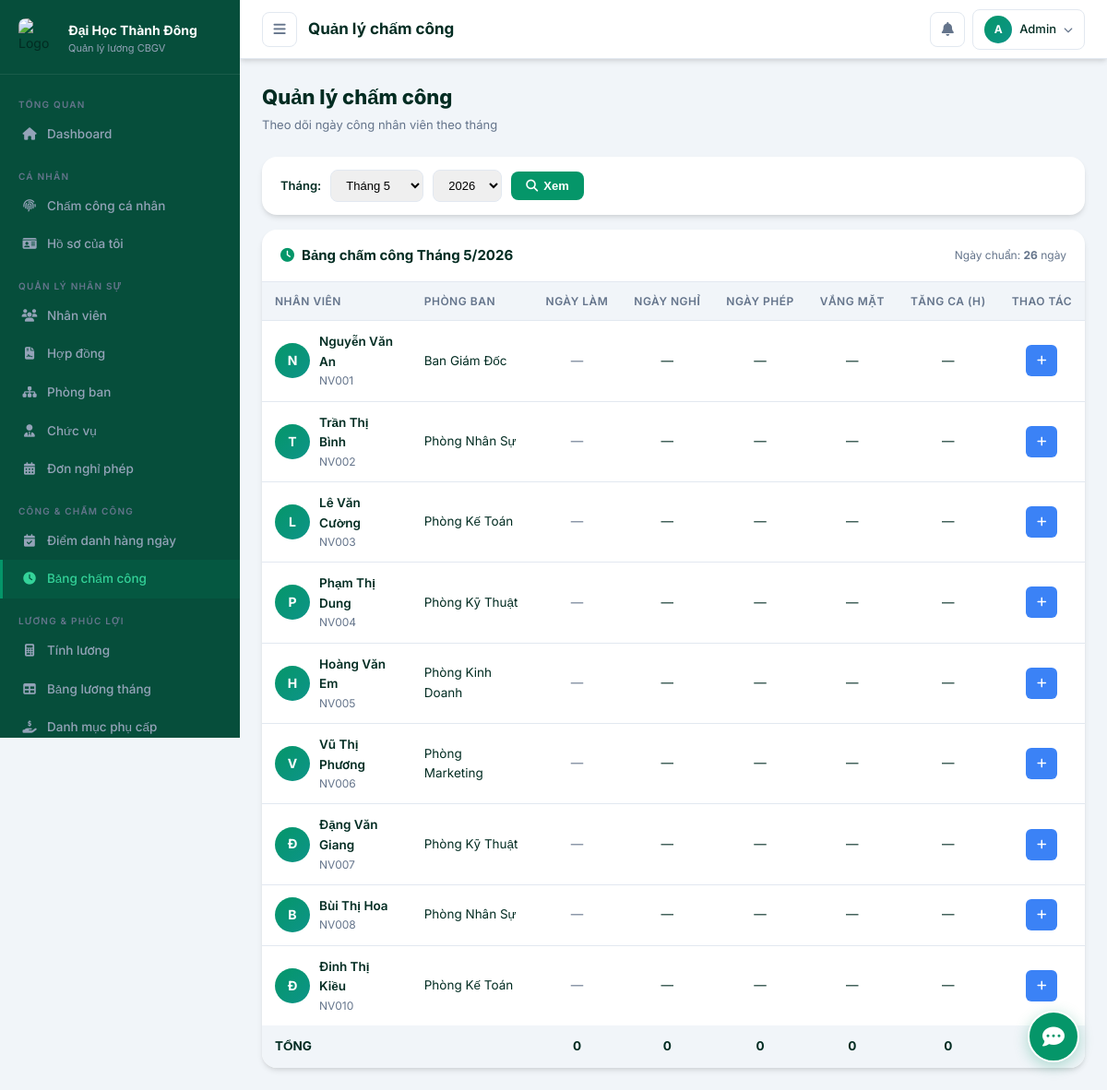
The app's page /admin/pages/timekeeping.php (signed in) with its own data.
### tables this page shows
CREATE TABLE IF NOT EXISTS nhan_vien (
    id INT AUTO_INCREMENT PRIMARY KEY,
    ma_nv VARCHAR(20) NOT NULL UNIQUE,
    ho_ten VARCHAR(100) NOT NULL,
    ngay_sinh DATE,
    gioi_tinh ENUM('Nam','Nữ','Khác') DEFAULT 'Nam',
    cccd VARCHAR(20),
    so_dien_thoai VARCHAR(15),
    email VARCHAR(100),
    dia_chi TEXT,
    id_phong_ban INT,
    id_chuc_vu INT,
    luong_co_ban DECIMAL(15,2) DEFAULT 0,
    ngay_vao_lam DATE,
    trang_thai ENUM('Đang làm','Nghỉ việc','Tạm nghỉ') DEFAULT 'Đang làm',
    hinh_anh VARCHAR(255) DEFAULT NULL,
    ngay_tao TIMESTAMP DEFAULT CURRENT_TIMESTAMP,
    FOREIGN KEY (id_phong_ban) REFERENCES phong_ban(id) ON DELETE SET NULL,
    FOREIGN KEY (id_chuc_vu) REFERENCES chuc_vu(id) ON DELETE SET NULL
);

CREATE TABLE IF NOT EXISTS phong_ban (
    id INT AUTO_INCREMENT PRIMARY KEY,
    ma_pb VARCHAR(20) NOT NULL UNIQUE,
    ten_pb VARCHAR(100) NOT NULL,
    mo_ta TEXT,
    truong_phong INT DEFAULT NULL,
    trang_thai TINYINT(1) DEFAULT 1,
    ngay_tao TIMESTAMP DEFAULT CURRENT_TIMESTAMP
);

### includes/functions.php (called while the page is built, shortened)
<?php
function clean($data) {
    return htmlspecialchars($data ?? '', ENT_QUOTES, 'UTF-8');
}

### admin/pages/timekeeping.php (the view, shortened to what this page needs)
<?php
require_once __DIR__ . '/../../includes/functions.php';
$db = getDB();
$thang = (int)($_GET['thang'] ?? date('n'));
$nam = (int)($_GET['nam'] ?? date('Y'));
$stmt = $db->prepare("
    SELECT nv.id, nv.ma_nv, nv.ho_ten, nv.luong_co_ban,
           pb.ten_pb, cv.ten_cv,
           cc.id as cc_id, cc.so_ngay_lam, cc.so_ngay_nghi, cc.so_ngay_phep, cc.so_ngay_vang, cc.so_gio_tang_ca, cc.ghi_chu
    FROM nhan_vien nv
    LEFT JOIN phong_ban pb ON nv.id_phong_ban=pb.id
    LEFT JOIN chuc_vu cv ON nv.id_chuc_vu=cv.id
    LEFT JOIN cham_cong cc ON nv.id=cc.id_nhan_vien AND cc.thang=? AND cc.nam=?
    WHERE nv.trang_thai='Đang làm'
    ORDER BY nv.ma_nv
");
$stmt->execute([$thang, $nam]);
$list = $stmt->fetchAll();
$months = range(1, 12);
$years = range(date('Y') - 2, date('Y') + 1);
?>
<!DOCTYPE html>
<html lang="vi">
<head><meta charset="UTF-8"><meta name="viewport" content="width=device-width, initial-scale=1.0">
<link rel="stylesheet" href="../../assets/css/style.css">
<link rel="stylesheet" href="https://cdnjs.cloudflare.com/ajax/libs/font-awesome/6.5.0/css/all.min.css">
</head>
<body>
<div class="layout">
  <?php include '../includes/sidebar.php'; ?>
  <div class="main-content">
    <?php include '../includes/header.php'; ?>
    <div class="page-content">
      <div class="page-header">
        <div><h1>Quản lý chấm công</h1><p>Theo dõi ngày công nhân viên theo tháng</p></div>
      </div>
      <div class="card" style="margin-bottom:16px;">
        <div class="card-body" style="padding:14px 20px;">
          <form method="GET" style="display:flex;gap:10px;align-items:center;">
            <label style="font-weight:600;font-size:13px;">Tháng:</label>
            <select name="thang" class="filter-input">
              <?php foreach ($months as $m): ?>
              <option value="<?= $m ?>" <?= $m==$thang?'selected':'' ?>>Tháng <?= $m ?></option>
              <?php endforeach; ?>
            </select>
            <select name="nam" class="filter-input">
              <?php foreach ($years as $y): ?>
              <option value="<?= $y ?>" <?= $y==$nam?'selected':'' ?>><?= $y ?></option>
              <?php endforeach; ?>
            </select>
            <button type="submit" class="btn btn-primary"><i class="fas fa-search"></i> Xem</button>
          </form>
        </div>
      </div>
      <div class="card">
        <div class="card-header">
          <span class="card-title"><i class="fas fa-clock"></i> Bảng chấm công Tháng <?= $thang ?>/<?= $nam ?></span>
          <span style="font-size:12px;color:var(--gray);">Ngày chuẩn: <b><?= NGAY_CHUAN ?></b> ngày</span>
        </div>
        <div class="table-responsive">
          <table class="table">
            <thead>
              <tr>
                <th>Nhân viên</th>
                <th>Phòng ban</th>
                <th style="text-align:center;">Ngày làm</th>
                <th style="text-align:center;">Ngày nghỉ</th>
                <th style="text-align:center;">Ngày phép</th>
                <th style="text-align:center;">Vắng mặt</th>
                <th style="text-align:center;">Tăng ca (h)</th>
                <th style="text-align:center;">Thao tác</th>
              </tr>
            </thead>
            <tbody>
              <?php foreach ($list as $row): ?>
              <tr>
                <td>
                  <div class="nv-info">
                    <div class="avatar"><?= mb_substr($row['ho_ten'],0,1) ?></div>
                    <div><h4><?= clean($row['ho_ten']) ?></h4><p><?= clean($row['ma_nv']) ?></p></div>
                  </div>
                </td>
                <td><?= clean($row['ten_pb'] ?? '—') ?></td>
                <td style="text-align:center;">
                  <?php if ($row['cc_id']): ?>
                  <span style="font-weight:700;color:<?= $row['so_ngay_lam'] >= NGAY_CHUAN ? 'var(--success)' : 'var(--warning)' ?>;"><?= $row['so_ngay_lam'] ?></span>
                  <?php else: ?><span style="color:var(--gray);">—</span><?php endif; ?>
                </td>
                <td style="text-align:center;"><?= $row['cc_id'] ? $row['so_ngay_nghi'] : '—' ?></td>
                <td style="text-align:center;"><?= $row['cc_id'] ? $row['so_ngay_phep'] : '—' ?></td>
                <td style="text-align:center;">
                  <?php if ($row['cc_id']): ?>
                  <span style="color:<?= $row['so_ngay_vang'] > 0 ? 'var(--danger)' : 'inherit' ?>;"><?= $row['so_ngay_vang'] ?></span>
                  <?php else: ?>—<?php endif; ?>
                </td>
                <td style="text-align:center;"><?= $row['cc_id'] ? $row['so_gio_tang_ca'] : '—' ?></td>
                <td style="text-align:center;">
                  <button class="btn btn-sm btn-info btn-icon" data-tooltip="<?= $row['cc_id'] ? 'Sửa công' : 'Nhập công' ?>" onclick='openChamCong(<?= json_encode($row,JSON_UNESCAPED_UNICODE) ?>)'><i class="fas fa-<?= $row['cc_id'] ? 'edit' : 'plus' ?>"></i></button>
                </td>
              </tr>
              <?php endforeach; ?>
            </tbody>
            <tfoot>
              <tr style="background:var(--bg);font-weight:700;">
                <td colspan="2">TỔNG</td>
                <td style="text-align:center;"><?= array_sum(array_column($list, 'so_ngay_lam')) ?></td>
                <td style="text-align:center;"><?= array_sum(array_column($list, 'so_ngay_nghi')) ?></td>
                <td style="text-align:center;"><?= array_sum(array_column($list, 'so_ngay_phep')) ?></td>
                <td style="text-align:center;"><?= array_sum(array_column($list, 'so_ngay_vang')) ?></td>
                <td style="text-align:center;"><?= array_sum(array_column($list, 'so_gio_tang_ca')) ?></td>
                <td></td>
              </tr>
            </tfoot>
          </table>
        </div>
      </div>
    </div>
  </div>
</div>
</body></html>

### assets/css/style.css (style rules this page uses)
:root { --primary: #059669; --primary-dark: #047857; --primary-light: #34d399; --secondary: #0d9488; --success: #10b981; --warning: #f59e0b; --danger: #ef4444; --info: #3b82f6; --dark: #022c22; --dark2: #064e3b; --dark3: #065f46; --gray: #64748b; --gray-light: #94a3b8; --border: #e2e8f0; --bg: #f1f5f9; --white: #ffffff; --sidebar-w: 260px; --header-h: 64px; --radius: 16px; --radius-sm: 10px; --shadow: 0 4px 6px -1px rgba(0, 0, 0, 0.1), 0 2px 4px -1px rgba(0, 0, 0, 0.06); --shadow-md: 0 10px 15px -3px rgba(0, 0, 0, 0.1), 0 4px 6px -2px rgba(0, 0, 0, 0.05); --shadow-lg: 0 20px 25px -5px rgba(0, 0, 0, 0.1), 0 10px 10px -5px rgba(0, 0, 0, 0.04); --transition: all .3s cubic-bezier(0.4, 0, 0.2, 1); }
*, *::before, *::after { box-sizing: border-box; margin: 0; padding: 0; }
html { scroll-behavior: smooth; }
body { font-family: 'Inter', sans-serif; background: var(--bg); color: var(--dark); font-size: 14px; line-height: 1.6; min-height: 100vh; }
.layout { display: flex; min-height: 100vh; }
.main-content { margin-left: var(--sidebar-w); flex: 1; display: flex; flex-direction: column; min-height: 100vh; transition: var(--transition); }
.page-content { padding: 24px; flex: 1; }
.page-header { display: flex; align-items: center; justify-content: space-between; margin-bottom: 24px; }
.page-header h1 { font-size: 22px; font-weight: 800; color: var(--dark); }
.page-header p { font-size: 13px; color: var(--gray); margin-top: 2px; }
.card { background: var(--white); border-radius: var(--radius); box-shadow: var(--shadow); overflow: hidden; }
.card-header { padding: 16px 20px; border-bottom: 1px solid var(--border); display: flex; align-items: center; justify-content: space-between; }
.card-title { font-size: 15px; font-weight: 700; color: var(--dark); display: flex; align-items: center; gap: 8px; }
.card-title i { color: var(--primary); }
.card-body { padding: 20px; }
.table-responsive { overflow-x: auto; }
.table { width: 100%; border-collapse: collapse; font-size: 13.5px; }
.table th { background: var(--bg); padding: 11px 14px; font-weight: 600; text-align: left; color: var(--gray); font-size: 12px; text-transform: uppercase; letter-spacing: .5px; border-bottom: 1px solid var(--border); white-space: nowrap; }
.table td { padding: 12px 14px; border-bottom: 1px solid var(--border); color: var(--dark); vertical-align: middle; }
.table tr:last-child td { border-bottom: none; }
.btn { display: inline-flex; align-items: center; gap: 6px; padding: 8px 16px; border-radius: 8px; font-size: 13px; font-weight: 600; cursor: pointer; border: none; transition: var(--transition); outline: none; white-space: nowrap; }
.btn-primary { background: var(--primary); color: #fff; }
.btn-info { background: var(--info); color: #fff; }
.btn-sm { padding: 5px 10px; font-size: 12px; border-radius: 6px; }
.btn-icon { padding: 7px; width: 34px; height: 34px; justify-content: center; }
.filter-input { padding: 8px 12px; border: 1.5px solid var(--border); border-radius: 8px; font-size: 13px; outline: none; transition: var(--transition); }
.avatar { width: 38px; height: 38px; border-radius: 50%; background: linear-gradient(135deg, var(--primary), var(--secondary)); display: flex; align-items: center; justify-content: center; color: #fff; font-weight: 700; font-size: 14px; flex-shrink: 0; }
.nv-info { display: flex; align-items: center; gap: 10px; }
.nv-info h4 { font-size: 13.5px; font-weight: 600; }
.nv-info p { font-size: 12px; color: var(--gray); }
[data-tooltip] { position: relative; }
[data-tooltip]::after { content: attr(data-tooltip); position: absolute; bottom: calc(100% + 6px); left: 50%; transform: translateX(-50%); background: var(--dark); color: #fff; font-size: 11px; padding: 4px 8px; border-radius: 5px; white-space: nowrap; pointer-events: none; opacity: 0; transition: var(--transition); z-index: 999; }

### records on screen
nhan_vien: ho_ten "N", ho_ten "Nguyễn Văn An", ma_nv "NV001", id_phong_ban.ten_pb "Ban Giám Đốc"
nhan_vien: ho_ten "T", ho_ten "Trần Thị Bình", ma_nv "NV002", id_phong_ban.ten_pb "Phòng Nhân Sự"
nhan_vien: ho_ten "L", ho_ten "Lê Văn Cường", ma_nv "NV003", id_phong_ban.ten_pb "Phòng Kế Toán"
nhan_vien: ho_ten "P", ho_ten "Phạm Thị Dung", ma_nv "NV004", id_phong_ban.ten_pb "Phòng Kỹ Thuật"
nhan_vien: ho_ten "H", ho_ten "Hoàng Văn Em", ma_nv "NV005", id_phong_ban.ten_pb "Phòng Kinh Doanh"
nhan_vien: ho_ten "V", ho_ten "Vũ Thị Phương", ma_nv "NV006", id_phong_ban.ten_pb "Phòng Marketing"
nhan_vien: ho_ten "Đ", ho_ten "Đặng Văn Giang", ma_nv "NV007", id_phong_ban.ten_pb "Phòng Kỹ Thuật"
nhan_vien: ho_ten "B", ho_ten "Bùi Thị Hoa", ma_nv "NV008", id_phong_ban.ten_pb "Phòng Nhân Sự"
nhan_vien: ho_ten "Đ", ho_ten "Đinh Thị Kiều", ma_nv "NV010", id_phong_ban.ten_pb "Phòng Kế Toán"

### other values on screen
$pageTitle "Quản lý chấm công"
mb_substr($_SESSION['ho_ten'] ?? 'A', 0, 1) "A"
$_SESSION['ho_ten'] "Admin"
$thang "5"
$nam "2026"
NGAY_CHUAN "26"
array_sum(array_column($list, 'so_ngay_lam')) "0"
array_sum(array_column($list, 'so_ngay_nghi')) "0"
array_sum(array_column($list, 'so_ngay_phep')) "0"
array_sum(array_column($list, 'so_ngay_vang')) "0"
array_sum(array_column($list, 'so_gio_tang_ca')) "0"
form field nam "2026"
